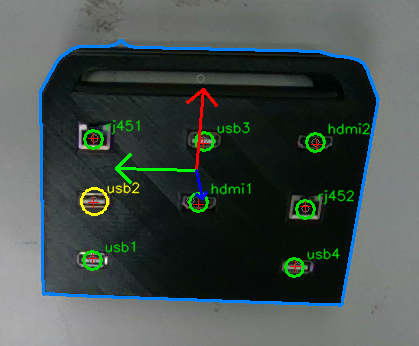
#> input picture ros2_ws/src/port_pose_estimator/test_data/mono_check.png, 419 x 346 px; its folder holds only this picture in this run
$ python -i mono_pose_lib.py   (imports and definitions only)
#> lines starting #> are read from the running program, lines starting #| are printed output that depends on the picture; after the words box and inside, x2 and y2 are one past the last pixel; in counts of white or black regions, pixels touching at a corner belong together
"""Pose of a multi-port panel from one greyscale frame, with the CAD as the ruler.

The depth route in depth_pose_lib measures the part and then asks whether the
measurement matches the CAD. That works on the pale RJ45 jig and fails on this
platform, because the platform is matte black: the D405's projected pattern is
absorbed rather than returned, so the silhouette comes back ragged, the top face
reads systematically far, and every length derived from it is wrong by several
percent -- enough that the port pattern no longer matches the CAD at all.

This module inverts the question. The CAD already knows every distance on the
part, so nothing has to be measured in metres. All the image has to supply is
*where* each port is in pixels; the scale, and with it the full pose, comes out
of the perspective solve. That is an ordinary PnP problem with a known planar
target, and it is exactly what the black body is good at: the ports are bright
against it, which is the one thing this part makes easy.

Depth is not used to compute anything here. The caller may pass a depth frame to
plane_normal_from_depth for a second opinion on the panel's tilt, which is the one
quantity a single planar view is genuinely weak at -- but measured against a proper
RANSAC fit the image was already right to 2.4 deg, so it stays a check, not an input.

Measured on a live frame at 285 mm: 8 of 8 ports found, 0.5 mm mean reprojection.
"""
import itertools

import cv2
import numpy as np


# ---------------------------------------------------------------- the part

def platform_candidates(grey, min_area=2000, close_px=9, fill_px=31, max_n=4):
    """Dark blobs that could be the part, best first. -> [(mask, outline), ...].

    Otsu over the whole frame, because black against a pale bench is the
    easiest threshold in the pipeline. Then rank by area x fill ratio rather
    than area alone: cable runs and the shadowed edge of the bench are dark too
    and can carry more pixels than the part while filling a fraction of their
    bounding box, where the part fills about 0.9 of its own.

    Several are returned rather than one, and that matters. On hardware the top
    blob has been the gripper's own black body merged with a cable and a monitor
    bezel, while the real panel sat second because it was half out of frame. No
    ranking over brightness and shape alone separates those reliably -- they are
    all just dark rectangles. What does separate them is whether the CAD's port
    pattern registers inside, so the caller tries these in order and keeps the
    first that does. On a clean frame that is the first one and costs nothing.
    """
    _, dark = cv2.threshold(grey, 0, 255, cv2.THRESH_BINARY_INV | cv2.THRESH_OTSU)
    dark = cv2.morphologyEx(
        dark, cv2.MORPH_CLOSE,
        cv2.getStructuringElement(cv2.MORPH_ELLIPSE, (close_px, close_px)))
    n, lab, st, _ = cv2.connectedComponentsWithStats(dark, 8)

    scored = []
    for i in range(1, n):
        a = int(st[i, cv2.CC_STAT_AREA])
        if a < min_area:
            continue
        box = int(st[i, cv2.CC_STAT_WIDTH]) * int(st[i, cv2.CC_STAT_HEIGHT])
        scored.append((a * (a / box), i))
    scored.sort(reverse=True)

    out = []
    for _, i in scored[:max_n]:
        blob = (lab == i).astype(np.uint8) * 255
        blob = cv2.morphologyEx(
            blob, cv2.MORPH_CLOSE,
            cv2.getStructuringElement(cv2.MORPH_ELLIPSE, (fill_px, fill_px)))
        cnts, _ = cv2.findContours(blob, cv2.RETR_EXTERNAL, cv2.CHAIN_APPROX_SIMPLE)
        if not cnts:
            continue
        outline = max(cnts, key=cv2.contourArea)
        mask = np.zeros_like(grey)
        cv2.drawContours(mask, [outline], -1, 255, -1)   # ports filled back in
        out.append((mask, outline))
    return out


# [381 lines left out: functions platform_mask, platform_from_depth, scale_from_depth, mask_size_consistent, silhouette_scale, _adaptive_block and 3 more, not called in this run]


def match_or_none(grey, mask, px_per_m, cad_ports, K, dist=None):
    """find_ports, for callers that only want the result. -> (candidates, match)."""
    return find_ports(grey, mask, px_per_m, cad_ports, K=K, dist=dist)


# [1358 lines left out: functions kind_of, _similarity, match_ports, _object_points, solve_pose, refine_centroids and 18 more, not called in this run]


# ------------------------------------------------------------- over frames

class PoseSmoother:
    """Median-filters a stream of (rvec, tvec), rejecting single-frame jumps.

    The task this exists for holds one pose for seconds at a time -- the arm
    is stationary between attempts, waiting for the part -- so consecutive
    frames should barely differ. When they visibly do, per-frame noise (a
    weak candidate on this frame's ladder attempt, a stray reflection) is the
    likelier explanation than the part having actually moved, and a median
    over a short recent window is free variance reduction there: it takes
    the same amount of per-frame computation as trusting whichever frame just
    happened to solve, and is wrong less often.

    A frame far from the current median is not blended in -- one bad frame
    should not be able to drag a five-frame median a fifth of the way toward
    itself -- but push still returns the median, so a single flickered frame
    does not interrupt the published pose at all; the caller sees `accepted`
    go False and can log it, but has a usable pose regardless.

    History expires after max_age_s: if nothing has verified in a while, the
    part may genuinely have moved, or this is a cold start, and the next
    accepted frame should not be measured against a memory that old.

    size defaults to 9 rather than 5 because 5 measurably is not enough here.
    This panel is 44 x 159 mm -- long and narrow -- and the detected ports
    span nearly all of its length but only about half its width, so rotation
    about the long axis is weakly constrained and centroid noise turns into
    disproportionate error at any port far from the matched cluster (usb1 and
    usb2, at the top, are typically recovered by projection rather than
    detected at all). Replaying one real frame 60 times with sensor-level
    noise added, the worst target-port error was 36 px unsmoothed, still
    22.7 px at size 5, and 17.9 px at size 9 -- where outliers past 20 px
    disappeared entirely. The median barely moves across all three (12.2 ->
    11.5 px): the window is not there to improve a typical frame, it is there
    to stop an occasional bad one from being published, which is what a
    visibly crooked frame on the live stream actually is. Note that per-frame
    reprojection error does not predict this at all -- across those trials a
    1.41 px frame gave 19.2 px of target error and a 3.05 px frame gave 11.5
    -- so max_reproj_px cannot substitute for the window, and vice versa.
    """

    # [9 lines left out: function __init__, not called in this run]

    def reset(self):
        self._hist = []
        self._streak = 0

    # [43 lines left out: function push, not called in this run]


class HoleSmoother:
    """Median-filters and gap-holds one named hole's own measured pixel.

    frame_rect/ring_rect fail outright on some frames for reasons that have
    nothing to do with the panel moving -- glare, the wrong metal fragment
    winning Otsu that frame -- and falling back to the CAD projection on
    exactly those frames would reintroduce the CAD's own un-averaged position
    error right when there is no reason to think the CAD guess got any
    better that frame. Holding the last accepted pixel across a short gap,
    and reporting the median of a short recent window rather than whichever
    frame happened to land, gives this measurement the same free variance
    reduction PoseSmoother already gives the 6-DOF pose -- same rationale,
    applied to the one thing that actually varies frame to frame here: the
    hole's own pixel, not the whole pose.

    Keyed by port name so a node tracking one target port (the common case)
    and one tracking several both work off the same instance.
    """

    # [24 lines left out: functions __init__, push, not called in this run]

>>> import cv2
>>> picture = cv2.imread('../test_data/mono_check.png', cv2.IMREAD_GRAYSCALE)
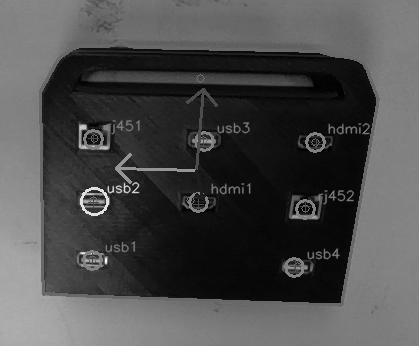
#> picture: shape (346, 419); min 1, max 250, mean 75.3
>>> result = platform_candidates(picture)
#> in platform_candidates, `_, dark = cv2.threshold(grey, 0, 255, cv2.THRESH_BINARY_INV | cv2.THRE..`:
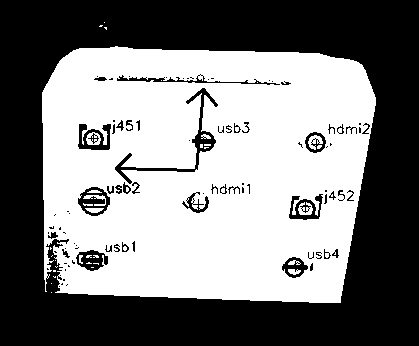
#> dark: shape (346, 419); 50% white; 37 white regions (26 under 20 px), largest, box (x1, y1, x2, y2) and area: (42, 46, 376, 303) 71575, (86, 132, 101, 145) 120, (298, 202, 313, 215) 120
#> in platform_candidates, `dark = cv2.morphologyEx( dark, cv2.MORPH_CLOSE, cv2.getStructuringElem..`:
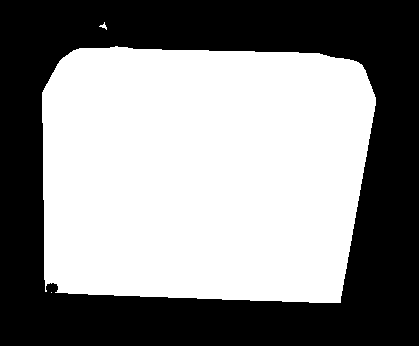
#> dark: shape (346, 419); 53.7% white; 1 black region, box (x1, y1, x2, y2) and area: (0, 0, 419, 346) 67152
#> in platform_candidates, `n, lab, st, _ = cv2.connectedComponentsWithStats(dark, 8)`:
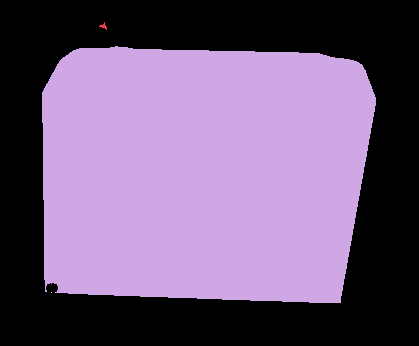
#> lab: shape (346, 419) int32; 4 distinct labels, from 0 to 3; one colour per label, 0 black
#> in platform_candidates, `n, lab, st, _ = cv2.connectedComponentsWithStats(dark, 8)`: n = 4; st = [[0, 0, 419, 346, 67152], [99, 22, 8, 8, 25], [42, 46, 334, 257, 77796], [51, 292, 1, 1, 1]]
#> the loop in platform_candidates, `for i in range(1, n):` made 3 passes
#> a on passes 1, 3: 25, 1
#> (a, box) on pass 2: (77796, 85838)
#> after the loop in platform_candidates, `for i in range(1, n):`: scored = [(70507.4, 2)]
#> the loop in platform_candidates, `for _, i in scored[:max_n]:` made 1 pass
#> i on pass 1: 2
#> after the loop in platform_candidates, `for _, i in scored[:max_n]:`: out = 1 item
#> result = 1 item

$ run again, on ros2_ws/src/port_pose_estimator/test_data/rot90_check.png
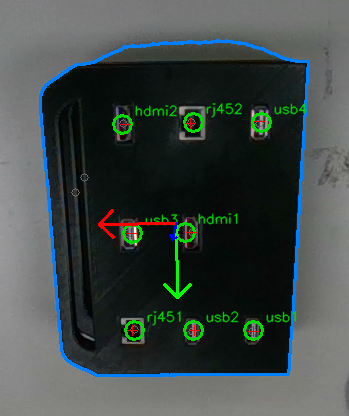
#> input picture ros2_ws/src/port_pose_estimator/test_data/rot90_check.png, 349 x 416 px
#> in platform_candidates, `n, lab, st, _ = cv2.connectedComponentsWithStats(dark, 8)`:
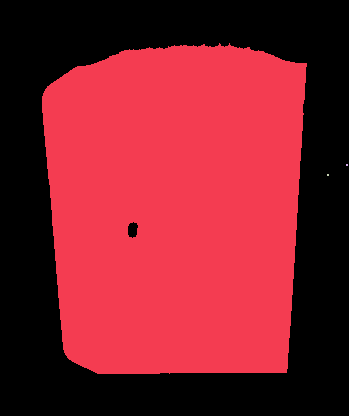
#> lab: shape (416, 349) int32; 4 distinct labels, from 0 to 3; one colour per label, 0 black
#> n = 4; st = [[0, 0, 349, 416, 67587], [42, 43, 265, 331, 77589], [346, 164, 2, 2, 4], [327, 174, 2, 2, 4]]
#> the loop in platform_candidates, `for i in range(1, n):` made 3 passes
#> a on passes 2 to 3: 4, 4
#> after the loop in platform_candidates, `for i in range(1, n):`: scored = [(68632, 1)]
#> the loop in platform_candidates, `for _, i in scored[:max_n]:` made 1 pass
#> i on pass 1: 1
#> pass 1, in platform_candidates, `blob = cv2.morphologyEx( blob, cv2.MORPH_CLOSE, cv2.getStructuringElem..`:
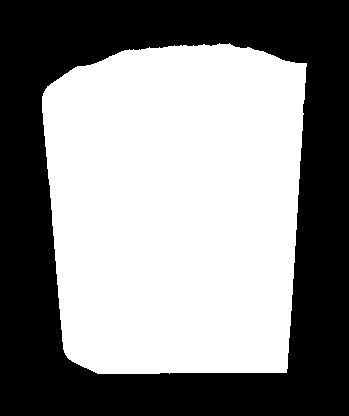
#> blob: shape (416, 349); 53.6% white; 1 black region, box (x1, y1, x2, y2) and area: (0, 0, 349, 416) 67398
#> after the loop in platform_candidates, `for _, i in scored[:max_n]:`: out = 1 item
